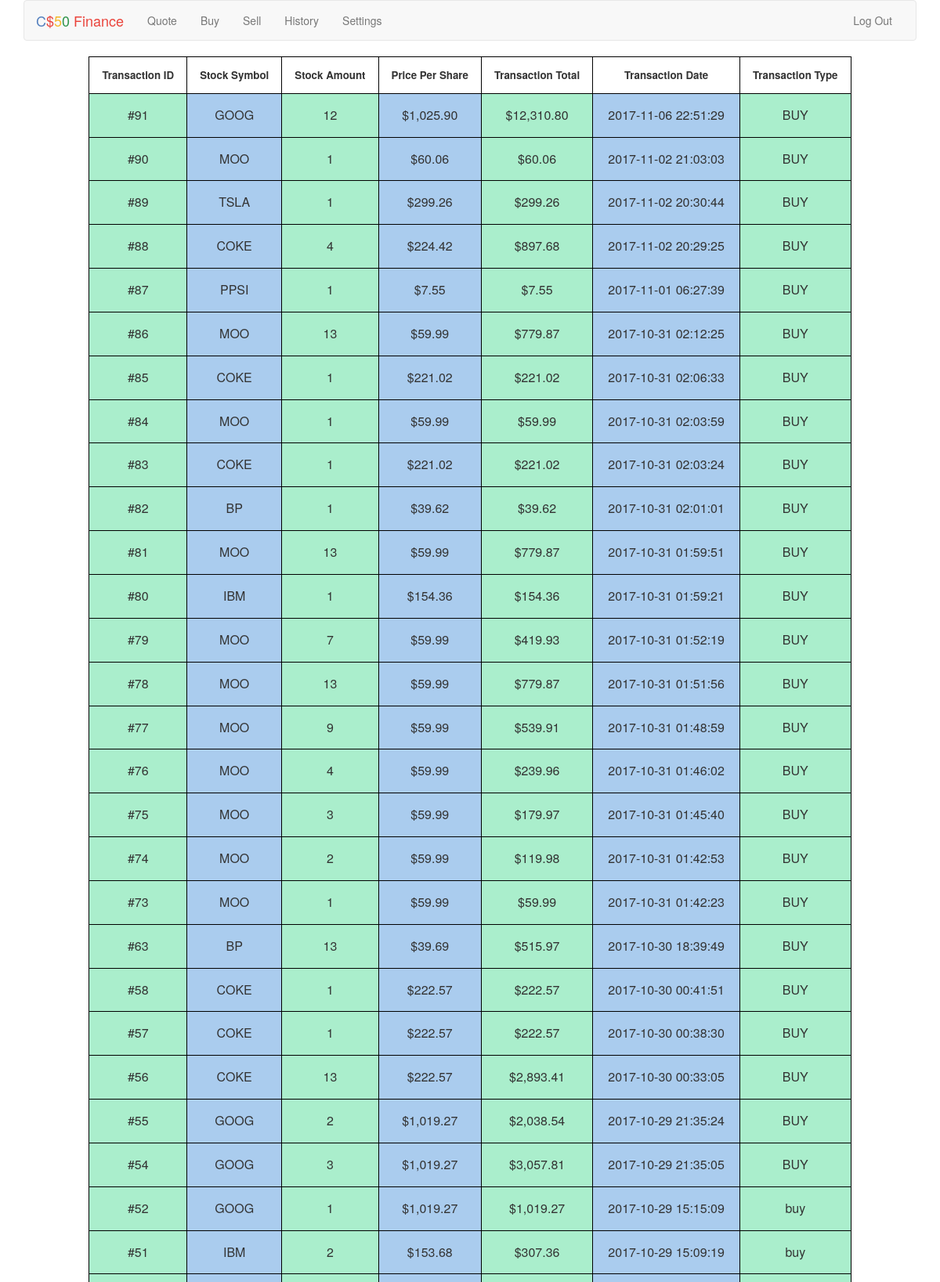
The app's page /history (signed in, upper part) with its own data.
### tables this page shows
CREATE TABLE "transactions"(
transaction_id INTEGER PRIMARY KEY AUTOINCREMENT,
user_id INTEGER NOT NULL,
symbol TEXT NOT NULL,
pps REAL NOT NULL,
shares_amount INTEGER NOT NULL,
transaction_type TEXT NOT NULL,
transaction_date DATETIME NOT NULL DEFAULT CURRENT_TIMESTAMP,
FOREIGN KEY(user_id) REFERENCES users(user_id)
);

### application.py (the view)
@app.route("/history")
@login_required
def history():
    user_history = db.execute("SELECT transaction_id, symbol, pps, shares_amount, pps*shares_amount AS total, transaction_type, transaction_date FROM transactions WHERE user_id = :current_user ORDER BY transaction_date DESC", current_user=session["user_id"])
    return render_template("history.html", user_history=user_history)

### helpers.py (called while the page is built)
def login_required(f):
    @wraps(f)
    def decorated_function(*args, **kwargs):
        if session.get("user_id") is None:
            return redirect("/login")
        return f(*args, **kwargs)
    return decorated_function

def usd(value):
    return f"${value:,.2f}"

### templates/history.html (shortened to what this page needs)
{% extends "layout.html" %}
{% block main %}
<div class="receipt-box">
    <table>
        <thead>
            <tr>
                <th> Transaction ID</th>
                <th> Stock Symbol </th>
                <th> Stock Amount </th>
                <th> Price Per Share </th>
                <th> Transaction Total </th>
                <th> Transaction Date </th>
                <th> Transaction Type</th>
            </tr>
        </thead>
        <tbody>
            {% for row in user_history %}
            <tr>
                <td>#{{ row.transaction_id }}</td>
                <td>{{ row.symbol }}</td>
                <td>{{ row.shares_amount }}</td>
                <td>{{ row.pps | usd }}</td>
                <td>{{ row.total | usd  }}</td>
                <td>{{ row.transaction_date }}</td>
                <td>{{ row.transaction_type }}</td>
            </tr>
            {% endfor %}
        </tbody>
    </table>
</div>
{% endblock %}

### templates/layout.html (shortened to what this page needs)
<!DOCTYPE html>
<html lang="en">
    <head>
        <link href="https://maxcdn.bootstrapcdn.com/bootstrap/3.3.7/css/bootstrap.min.css" rel="stylesheet"/>
        <link href="{{ url_for('static', filename='styles.css') }}" rel="stylesheet"/>
    </head>
    <body>
        <div class="container">
            <nav class="navbar navbar-default">
                <div class="container-fluid">
                    <div class="navbar-header">
                        <a class="navbar-brand" href="{{ url_for('index') }}"><span class="blue">C</span><span class="red">$</span><span class="yellow">5</span><span class="green">0</span> <span class="red">Finance</span></a>
                    </div>
                    <div class="collapse navbar-collapse" id="navbar">
                        {% if session.user_id %}
                            <ul class="nav navbar-nav">
                                <li><a href="{{ url_for('quote') }}">Quote</a></li>
                                <li><a href="{{ url_for('buy') }}">Buy</a></li>
                                <li><a href="{{ url_for('sell') }}">Sell</a></li>
                                <li><a href="{{ url_for('history') }}">History</a></li>
                                <li><a href="{{ url_for('settings') }}">Settings</a></li>
                            </ul>
                            <ul class="nav navbar-nav navbar-right">
                                <li><a href="{{ url_for('logout') }}">Log Out</a></li>
                            </ul>
                        {% else %}
                            <ul class="nav navbar-nav navbar-right">
                                <li><a href="{{ url_for('register') }}">Register</a></li>
                                <li><a href="{{ url_for('login') }}">Log In</a></li>
                            </ul>
                        {% endif %}
                    </div>
                </div>
            </nav>
            <main>
                {% block main %}{% endblock %}
            </main>
        </div>
    </body>
</html>

### static/styles.css (style rules this page uses)
.container { margin-left: auto; margin-right: auto; text-align: center; position: relative; }
.navbar-default .navbar-brand .blue { color: #537fbe; }
.navbar-default .navbar-brand .red { color: #ea433b; }
.navbar-default .navbar-brand .yellow { color: #f5b82e; }
.navbar-default .navbar-brand .green { color: #2e944b; }
main td { text-align: left; }
.receipt-box table { margin: 0 auto; }
.receipt-box thead { font-size: 10pt; }
.receipt-box tbody { font-size: 12pt; background-color: #ace; }
.receipt-box th { border: 1px solid black; padding: 1em 1.2em; text-align: center; }
.receipt-box td { padding: 1em 1.2em; text-align: center; border: 1px solid black; }
.receipt-box tbody td:nth-child(odd) { background-color: #aec; }

### records on screen
transactions: transaction_id "91", symbol "GOOG", shares_amount "12", pps "$1,025.90", total "$12,310.80", transaction_date "2017-11-06 22:51:29", transaction_type "BUY"
transactions: transaction_id "90", symbol "MOO", shares_amount "1", pps "$60.06", total "$60.06", transaction_date "2017-11-02 21:03:03", transaction_type "BUY"
transactions: transaction_id "89", symbol "TSLA", shares_amount "1", pps "$299.26", total "$299.26", transaction_date "2017-11-02 20:30:44", transaction_type "BUY"
transactions: transaction_id "88", symbol "COKE", shares_amount "4", pps "$224.42", total "$897.68", transaction_date "2017-11-02 20:29:25", transaction_type "BUY"
transactions: transaction_id "87", symbol "PPSI", shares_amount "1", pps "$7.55", total "$7.55", transaction_date "2017-11-01 06:27:39", transaction_type "BUY"
transactions: transaction_id "86", symbol "MOO", shares_amount "13", pps "$59.99", total "$779.87", transaction_date "2017-10-31 02:12:25", transaction_type "BUY"
transactions: transaction_id "85", symbol "COKE", shares_amount "1", pps "$221.02", total "$221.02", transaction_date "2017-10-31 02:06:33", transaction_type "BUY"
transactions: transaction_id "84", symbol "MOO", shares_amount "1", pps "$59.99", total "$59.99", transaction_date "2017-10-31 02:03:59", transaction_type "BUY"
transactions: transaction_id "83", symbol "COKE", shares_amount "1", pps "$221.02", total "$221.02", transaction_date "2017-10-31 02:03:24", transaction_type "BUY"
transactions: transaction_id "82", symbol "BP", shares_amount "1", pps "$39.62", total "$39.62", transaction_date "2017-10-31 02:01:01", transaction_type "BUY"
transactions: transaction_id "81", symbol "MOO", shares_amount "13", pps "$59.99", total "$779.87", transaction_date "2017-10-31 01:59:51", transaction_type "BUY"
transactions: transaction_id "80", symbol "IBM", shares_amount "1", pps "$154.36", total "$154.36", transaction_date "2017-10-31 01:59:21", transaction_type "BUY"
transactions: transaction_id "79", symbol "MOO", shares_amount "7", pps "$59.99", total "$419.93", transaction_date "2017-10-31 01:52:19", transaction_type "BUY"
transactions: transaction_id "78", symbol "MOO", shares_amount "13", pps "$59.99", total "$779.87", transaction_date "2017-10-31 01:51:56", transaction_type "BUY"
transactions: transaction_id "77", symbol "MOO", shares_amount "9", pps "$59.99", total "$539.91", transaction_date "2017-10-31 01:48:59", transaction_type "BUY"
transactions: transaction_id "76", symbol "MOO", shares_amount "4", pps "$59.99", total "$239.96", transaction_date "2017-10-31 01:46:02", transaction_type "BUY"
transactions: transaction_id "75", symbol "MOO", shares_amount "3", pps "$59.99", total "$179.97", transaction_date "2017-10-31 01:45:40", transaction_type "BUY"
transactions: transaction_id "74", symbol "MOO", shares_amount "2", pps "$59.99", total "$119.98", transaction_date "2017-10-31 01:42:53", transaction_type "BUY"
transactions: transaction_id "73", symbol "MOO", shares_amount "1", pps "$59.99", total "$59.99", transaction_date "2017-10-31 01:42:23", transaction_type "BUY"
transactions: transaction_id "63", symbol "BP", shares_amount "13", pps "$39.69", total "$515.97", transaction_date "2017-10-30 18:39:49", transaction_type "BUY"
transactions: transaction_id "58", symbol "COKE", shares_amount "1", pps "$222.57", total "$222.57", transaction_date "2017-10-30 00:41:51", transaction_type "BUY"
transactions: transaction_id "57", symbol "COKE", shares_amount "1", pps "$222.57", total "$222.57", transaction_date "2017-10-30 00:38:30", transaction_type "BUY"
transactions: transaction_id "56", symbol "COKE", shares_amount "13", pps "$222.57", total "$2,893.41", transaction_date "2017-10-30 00:33:05", transaction_type "BUY"
transactions: transaction_id "55", symbol "GOOG", shares_amount "2", pps "$1,019.27", total "$2,038.54", transaction_date "2017-10-29 21:35:24", transaction_type "BUY"
transactions: transaction_id "54", symbol "GOOG", shares_amount "3", pps "$1,019.27", total "$3,057.81", transaction_date "2017-10-29 21:35:05", transaction_type "BUY"
transactions: transaction_id "52", symbol "GOOG", shares_amount "1", pps "$1,019.27", total "$1,019.27", transaction_date "2017-10-29 15:15:09", transaction_type "buy"
transactions: transaction_id "51", symbol "IBM", shares_amount "2", pps "$153.68", total "$307.36", transaction_date "2017-10-29 15:09:19", transaction_type "buy"
